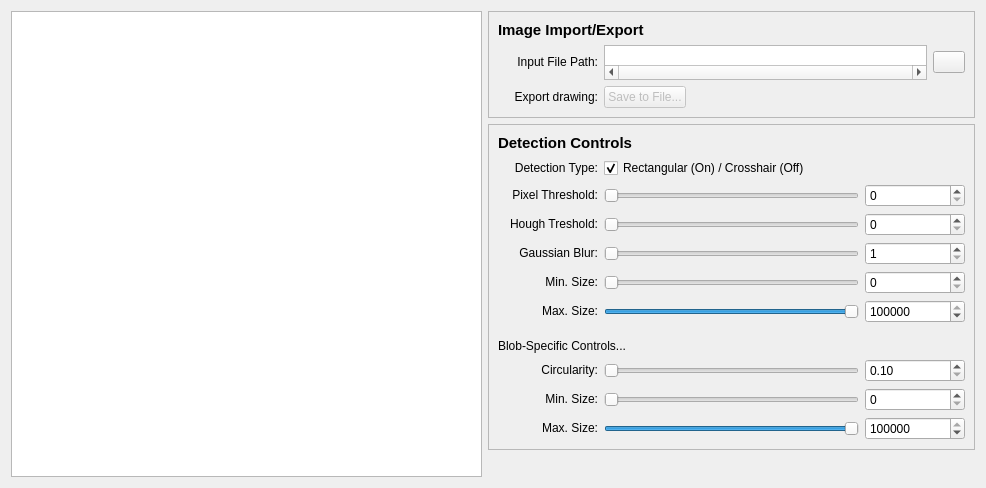
<?xml version="1.0" encoding="UTF-8"?>
<ui version="4.0">
 <class>featureFinder</class>
 <widget class="QWidget" name="featureFinder">
  <property name="geometry">
   <rect>
    <x>0</x>
    <y>0</y>
    <width>982</width>
    <height>488</height>
   </rect>
  </property>
  <property name="sizePolicy">
   <sizepolicy hsizetype="Maximum" vsizetype="Minimum">
    <horstretch>0</horstretch>
    <verstretch>0</verstretch>
   </sizepolicy>
  </property>
  <property name="minimumSize">
   <size>
    <width>0</width>
    <height>0</height>
   </size>
  </property>
  <property name="maximumSize">
   <size>
    <width>16777215</width>
    <height>16777215</height>
   </size>
  </property>
  <property name="windowTitle">
   <string>Feature Finder</string>
  </property>
  <layout class="QGridLayout" name="gridLayout_2">
   <item row="0" column="0" rowspan="3">
    <widget class="QGraphicsView" name="stream_window">
     <property name="sizePolicy">
      <sizepolicy hsizetype="Expanding" vsizetype="Expanding">
       <horstretch>0</horstretch>
       <verstretch>0</verstretch>
      </sizepolicy>
     </property>
     <property name="minimumSize">
      <size>
       <width>471</width>
       <height>411</height>
      </size>
     </property>
     <property name="focusPolicy">
      <enum>Qt::FocusPolicy::NoFocus</enum>
     </property>
    </widget>
   </item>
   <item row="0" column="3">
    <widget class="QFrame" name="image_import_frame">
     <property name="sizePolicy">
      <sizepolicy hsizetype="Minimum" vsizetype="Maximum">
       <horstretch>0</horstretch>
       <verstretch>0</verstretch>
      </sizepolicy>
     </property>
     <property name="maximumSize">
      <size>
       <width>16777215</width>
       <height>125</height>
      </size>
     </property>
     <property name="frameShape">
      <enum>QFrame::Shape::StyledPanel</enum>
     </property>
     <property name="frameShadow">
      <enum>QFrame::Shadow::Raised</enum>
     </property>
     <layout class="QGridLayout" name="gridLayout_4">
      <item row="2" column="0" alignment="Qt::AlignmentFlag::AlignVCenter">
       <widget class="QLabel" name="file_path_label">
        <property name="sizePolicy">
         <sizepolicy hsizetype="Fixed" vsizetype="Minimum">
          <horstretch>0</horstretch>
          <verstretch>0</verstretch>
         </sizepolicy>
        </property>
        <property name="minimumSize">
         <size>
          <width>100</width>
          <height>0</height>
         </size>
        </property>
        <property name="text">
         <string>Input File Path:</string>
        </property>
        <property name="alignment">
         <set>Qt::AlignmentFlag::AlignRight|Qt::AlignmentFlag::AlignTrailing|Qt::AlignmentFlag::AlignVCenter</set>
        </property>
       </widget>
      </item>
      <item row="3" column="0" alignment="Qt::AlignmentFlag::AlignVCenter">
       <widget class="QLabel" name="save_image_label">
        <property name="sizePolicy">
         <sizepolicy hsizetype="Fixed" vsizetype="Minimum">
          <horstretch>0</horstretch>
          <verstretch>0</verstretch>
         </sizepolicy>
        </property>
        <property name="minimumSize">
         <size>
          <width>100</width>
          <height>0</height>
         </size>
        </property>
        <property name="text">
         <string>Export drawing:</string>
        </property>
        <property name="alignment">
         <set>Qt::AlignmentFlag::AlignRight|Qt::AlignmentFlag::AlignTrailing|Qt::AlignmentFlag::AlignVCenter</set>
        </property>
       </widget>
      </item>
      <item row="3" column="1">
       <widget class="QPushButton" name="save_image_button">
        <property name="enabled">
         <bool>false</bool>
        </property>
        <property name="sizePolicy">
         <sizepolicy hsizetype="Maximum" vsizetype="Minimum">
          <horstretch>0</horstretch>
          <verstretch>0</verstretch>
         </sizepolicy>
        </property>
        <property name="toolTip">
         <string>Save the displayed image to provided path</string>
        </property>
        <property name="text">
         <string>Save to File...</string>
        </property>
       </widget>
      </item>
      <item row="2" column="1" alignment="Qt::AlignmentFlag::AlignVCenter">
       <widget class="QTextEdit" name="file_path_entry">
        <property name="sizePolicy">
         <sizepolicy hsizetype="Expanding" vsizetype="Maximum">
          <horstretch>0</horstretch>
          <verstretch>0</verstretch>
         </sizepolicy>
        </property>
        <property name="minimumSize">
         <size>
          <width>250</width>
          <height>0</height>
         </size>
        </property>
        <property name="maximumSize">
         <size>
          <width>16777215</width>
          <height>35</height>
         </size>
        </property>
        <property name="toolTip">
         <string>Path to input file </string>
        </property>
        <property name="frameShape">
         <enum>QFrame::Shape::StyledPanel</enum>
        </property>
        <property name="frameShadow">
         <enum>QFrame::Shadow::Plain</enum>
        </property>
        <property name="lineWidth">
         <number>1</number>
        </property>
        <property name="midLineWidth">
         <number>0</number>
        </property>
        <property name="verticalScrollBarPolicy">
         <enum>Qt::ScrollBarPolicy::ScrollBarAlwaysOff</enum>
        </property>
        <property name="horizontalScrollBarPolicy">
         <enum>Qt::ScrollBarPolicy::ScrollBarAlwaysOn</enum>
        </property>
        <property name="lineWrapMode">
         <enum>QTextEdit::LineWrapMode::NoWrap</enum>
        </property>
       </widget>
      </item>
      <item row="2" column="2" alignment="Qt::AlignmentFlag::AlignHCenter|Qt::AlignmentFlag::AlignVCenter">
       <widget class="QPushButton" name="file_path_browse_button">
        <property name="sizePolicy">
         <sizepolicy hsizetype="Maximum" vsizetype="Maximum">
          <horstretch>0</horstretch>
          <verstretch>0</verstretch>
         </sizepolicy>
        </property>
        <property name="minimumSize">
         <size>
          <width>0</width>
          <height>0</height>
         </size>
        </property>
        <property name="maximumSize">
         <size>
          <width>32</width>
          <height>16777215</height>
         </size>
        </property>
        <property name="toolTip">
         <string>Path browser for input file </string>
        </property>
        <property name="autoFillBackground">
         <bool>false</bool>
        </property>
        <property name="text">
         <string/>
        </property>
        <property name="icon">
         <iconset theme="QIcon::ThemeIcon::FolderOpen"/>
        </property>
        <property name="iconSize">
         <size>
          <width>16</width>
          <height>16</height>
         </size>
        </property>
       </widget>
      </item>
      <item row="1" column="0" colspan="3">
       <widget class="QLabel" name="image_paths_header">
        <property name="sizePolicy">
         <sizepolicy hsizetype="Minimum" vsizetype="Minimum">
          <horstretch>0</horstretch>
          <verstretch>0</verstretch>
         </sizepolicy>
        </property>
        <property name="font">
         <font>
          <pointsize>11</pointsize>
          <bold>true</bold>
         </font>
        </property>
        <property name="text">
         <string>Image Import/Export</string>
        </property>
        <property name="alignment">
         <set>Qt::AlignmentFlag::AlignLeading|Qt::AlignmentFlag::AlignLeft|Qt::AlignmentFlag::AlignVCenter</set>
        </property>
       </widget>
      </item>
     </layout>
    </widget>
   </item>
   <item row="1" column="3">
    <widget class="QFrame" name="controls_frame">
     <property name="sizePolicy">
      <sizepolicy hsizetype="Minimum" vsizetype="Minimum">
       <horstretch>0</horstretch>
       <verstretch>0</verstretch>
      </sizepolicy>
     </property>
     <property name="minimumSize">
      <size>
       <width>0</width>
       <height>0</height>
      </size>
     </property>
     <property name="frameShape">
      <enum>QFrame::Shape::StyledPanel</enum>
     </property>
     <property name="frameShadow">
      <enum>QFrame::Shadow::Raised</enum>
     </property>
     <layout class="QGridLayout" name="gridLayout_3">
      <item row="6" column="1" alignment="Qt::AlignmentFlag::AlignVCenter">
       <widget class="QSlider" name="feature_max_size_slider">
        <property name="sizePolicy">
         <sizepolicy hsizetype="Expanding" vsizetype="Minimum">
          <horstretch>0</horstretch>
          <verstretch>0</verstretch>
         </sizepolicy>
        </property>
        <property name="minimumSize">
         <size>
          <width>250</width>
          <height>0</height>
         </size>
        </property>
        <property name="toolTip">
         <string/>
        </property>
        <property name="maximum">
         <number>100000</number>
        </property>
        <property name="singleStep">
         <number>100</number>
        </property>
        <property name="value">
         <number>100000</number>
        </property>
        <property name="orientation">
         <enum>Qt::Orientation::Horizontal</enum>
        </property>
       </widget>
      </item>
      <item row="10" column="1" alignment="Qt::AlignmentFlag::AlignVCenter">
       <widget class="QSlider" name="blob_min_size_slider">
        <property name="sizePolicy">
         <sizepolicy hsizetype="Expanding" vsizetype="Minimum">
          <horstretch>0</horstretch>
          <verstretch>0</verstretch>
         </sizepolicy>
        </property>
        <property name="minimumSize">
         <size>
          <width>250</width>
          <height>0</height>
         </size>
        </property>
        <property name="maximum">
         <number>100000</number>
        </property>
        <property name="singleStep">
         <number>100</number>
        </property>
        <property name="orientation">
         <enum>Qt::Orientation::Horizontal</enum>
        </property>
       </widget>
      </item>
      <item row="6" column="0" alignment="Qt::AlignmentFlag::AlignVCenter">
       <widget class="QLabel" name="feature_max_size_label">
        <property name="sizePolicy">
         <sizepolicy hsizetype="Fixed" vsizetype="Minimum">
          <horstretch>0</horstretch>
          <verstretch>0</verstretch>
         </sizepolicy>
        </property>
        <property name="minimumSize">
         <size>
          <width>100</width>
          <height>0</height>
         </size>
        </property>
        <property name="text">
         <string>Max. Size:</string>
        </property>
        <property name="alignment">
         <set>Qt::AlignmentFlag::AlignRight|Qt::AlignmentFlag::AlignTrailing|Qt::AlignmentFlag::AlignVCenter</set>
        </property>
       </widget>
      </item>
      <item row="8" column="0" colspan="3">
       <widget class="QLabel" name="blob_subheader_label">
        <property name="sizePolicy">
         <sizepolicy hsizetype="Maximum" vsizetype="Fixed">
          <horstretch>0</horstretch>
          <verstretch>0</verstretch>
         </sizepolicy>
        </property>
        <property name="font">
         <font>
          <pointsize>9</pointsize>
          <bold>false</bold>
         </font>
        </property>
        <property name="text">
         <string>Blob-Specific Controls...</string>
        </property>
        <property name="alignment">
         <set>Qt::AlignmentFlag::AlignLeading|Qt::AlignmentFlag::AlignLeft|Qt::AlignmentFlag::AlignVCenter</set>
        </property>
       </widget>
      </item>
      <item row="1" column="0" alignment="Qt::AlignmentFlag::AlignVCenter">
       <widget class="QLabel" name="rect_detection_label">
        <property name="sizePolicy">
         <sizepolicy hsizetype="Fixed" vsizetype="Minimum">
          <horstretch>0</horstretch>
          <verstretch>0</verstretch>
         </sizepolicy>
        </property>
        <property name="minimumSize">
         <size>
          <width>100</width>
          <height>0</height>
         </size>
        </property>
        <property name="text">
         <string>Detection Type:</string>
        </property>
        <property name="alignment">
         <set>Qt::AlignmentFlag::AlignRight|Qt::AlignmentFlag::AlignTrailing|Qt::AlignmentFlag::AlignVCenter</set>
        </property>
       </widget>
      </item>
      <item row="6" column="2" alignment="Qt::AlignmentFlag::AlignVCenter">
       <widget class="QSpinBox" name="feature_max_size_spin">
        <property name="sizePolicy">
         <sizepolicy hsizetype="Fixed" vsizetype="Minimum">
          <horstretch>0</horstretch>
          <verstretch>0</verstretch>
         </sizepolicy>
        </property>
        <property name="minimumSize">
         <size>
          <width>100</width>
          <height>0</height>
         </size>
        </property>
        <property name="maximum">
         <number>100000</number>
        </property>
        <property name="singleStep">
         <number>100</number>
        </property>
        <property name="value">
         <number>100000</number>
        </property>
       </widget>
      </item>
      <item row="10" column="2" alignment="Qt::AlignmentFlag::AlignVCenter">
       <widget class="QSpinBox" name="blob_min_size_spin">
        <property name="sizePolicy">
         <sizepolicy hsizetype="Fixed" vsizetype="Minimum">
          <horstretch>0</horstretch>
          <verstretch>0</verstretch>
         </sizepolicy>
        </property>
        <property name="minimumSize">
         <size>
          <width>100</width>
          <height>0</height>
         </size>
        </property>
        <property name="maximum">
         <number>100000</number>
        </property>
        <property name="singleStep">
         <number>100</number>
        </property>
       </widget>
      </item>
      <item row="0" column="0" colspan="3">
       <widget class="QLabel" name="detection_controls_header">
        <property name="sizePolicy">
         <sizepolicy hsizetype="Minimum" vsizetype="Minimum">
          <horstretch>0</horstretch>
          <verstretch>0</verstretch>
         </sizepolicy>
        </property>
        <property name="font">
         <font>
          <pointsize>11</pointsize>
          <bold>true</bold>
         </font>
        </property>
        <property name="text">
         <string>Detection Controls</string>
        </property>
        <property name="alignment">
         <set>Qt::AlignmentFlag::AlignLeading|Qt::AlignmentFlag::AlignLeft|Qt::AlignmentFlag::AlignVCenter</set>
        </property>
       </widget>
      </item>
      <item row="11" column="0" alignment="Qt::AlignmentFlag::AlignVCenter">
       <widget class="QLabel" name="blob_max_size_label">
        <property name="sizePolicy">
         <sizepolicy hsizetype="Fixed" vsizetype="Minimum">
          <horstretch>0</horstretch>
          <verstretch>0</verstretch>
         </sizepolicy>
        </property>
        <property name="minimumSize">
         <size>
          <width>100</width>
          <height>0</height>
         </size>
        </property>
        <property name="text">
         <string>Max. Size:</string>
        </property>
        <property name="alignment">
         <set>Qt::AlignmentFlag::AlignRight|Qt::AlignmentFlag::AlignTrailing|Qt::AlignmentFlag::AlignVCenter</set>
        </property>
       </widget>
      </item>
      <item row="9" column="1" alignment="Qt::AlignmentFlag::AlignVCenter">
       <widget class="QSlider" name="circularity_slider">
        <property name="sizePolicy">
         <sizepolicy hsizetype="Expanding" vsizetype="Minimum">
          <horstretch>0</horstretch>
          <verstretch>0</verstretch>
         </sizepolicy>
        </property>
        <property name="minimumSize">
         <size>
          <width>250</width>
          <height>0</height>
         </size>
        </property>
        <property name="toolTip">
         <string>The closer to 1, the more &quot;perfect&quot; the circle is</string>
        </property>
        <property name="minimum">
         <number>10</number>
        </property>
        <property name="maximum">
         <number>100</number>
        </property>
        <property name="singleStep">
         <number>1</number>
        </property>
        <property name="orientation">
         <enum>Qt::Orientation::Horizontal</enum>
        </property>
        <property name="tickPosition">
         <enum>QSlider::TickPosition::NoTicks</enum>
        </property>
        <property name="tickInterval">
         <number>0</number>
        </property>
       </widget>
      </item>
      <item row="11" column="1" alignment="Qt::AlignmentFlag::AlignVCenter">
       <widget class="QSlider" name="blob_max_size_slider">
        <property name="sizePolicy">
         <sizepolicy hsizetype="Expanding" vsizetype="Minimum">
          <horstretch>0</horstretch>
          <verstretch>0</verstretch>
         </sizepolicy>
        </property>
        <property name="minimumSize">
         <size>
          <width>250</width>
          <height>0</height>
         </size>
        </property>
        <property name="maximum">
         <number>100000</number>
        </property>
        <property name="singleStep">
         <number>100</number>
        </property>
        <property name="value">
         <number>100000</number>
        </property>
        <property name="orientation">
         <enum>Qt::Orientation::Horizontal</enum>
        </property>
       </widget>
      </item>
      <item row="4" column="2" alignment="Qt::AlignmentFlag::AlignVCenter">
       <widget class="QSpinBox" name="gauss_blur_spin">
        <property name="sizePolicy">
         <sizepolicy hsizetype="Fixed" vsizetype="Minimum">
          <horstretch>0</horstretch>
          <verstretch>0</verstretch>
         </sizepolicy>
        </property>
        <property name="minimumSize">
         <size>
          <width>100</width>
          <height>0</height>
         </size>
        </property>
        <property name="toolTip">
         <string>Gaussian blur kernel size</string>
        </property>
        <property name="minimum">
         <number>1</number>
        </property>
        <property name="maximum">
         <number>200</number>
        </property>
        <property name="singleStep">
         <number>1</number>
        </property>
       </widget>
      </item>
      <item row="5" column="2" alignment="Qt::AlignmentFlag::AlignVCenter">
       <widget class="QSpinBox" name="feature_min_size_spin">
        <property name="sizePolicy">
         <sizepolicy hsizetype="Fixed" vsizetype="Minimum">
          <horstretch>0</horstretch>
          <verstretch>0</verstretch>
         </sizepolicy>
        </property>
        <property name="minimumSize">
         <size>
          <width>100</width>
          <height>0</height>
         </size>
        </property>
        <property name="maximum">
         <number>100000</number>
        </property>
        <property name="singleStep">
         <number>100</number>
        </property>
       </widget>
      </item>
      <item row="4" column="0" alignment="Qt::AlignmentFlag::AlignVCenter">
       <widget class="QLabel" name="gauss_blur_label">
        <property name="sizePolicy">
         <sizepolicy hsizetype="Fixed" vsizetype="Minimum">
          <horstretch>0</horstretch>
          <verstretch>0</verstretch>
         </sizepolicy>
        </property>
        <property name="minimumSize">
         <size>
          <width>100</width>
          <height>0</height>
         </size>
        </property>
        <property name="text">
         <string>Gaussian Blur:</string>
        </property>
        <property name="alignment">
         <set>Qt::AlignmentFlag::AlignRight|Qt::AlignmentFlag::AlignTrailing|Qt::AlignmentFlag::AlignVCenter</set>
        </property>
       </widget>
      </item>
      <item row="2" column="0" alignment="Qt::AlignmentFlag::AlignVCenter">
       <widget class="QLabel" name="pixel_threshold_label">
        <property name="sizePolicy">
         <sizepolicy hsizetype="Fixed" vsizetype="Minimum">
          <horstretch>0</horstretch>
          <verstretch>0</verstretch>
         </sizepolicy>
        </property>
        <property name="minimumSize">
         <size>
          <width>100</width>
          <height>0</height>
         </size>
        </property>
        <property name="text">
         <string>Pixel Threshold:</string>
        </property>
        <property name="alignment">
         <set>Qt::AlignmentFlag::AlignRight|Qt::AlignmentFlag::AlignTrailing|Qt::AlignmentFlag::AlignVCenter</set>
        </property>
       </widget>
      </item>
      <item row="5" column="1" alignment="Qt::AlignmentFlag::AlignVCenter">
       <widget class="QSlider" name="feature_min_size_slider">
        <property name="sizePolicy">
         <sizepolicy hsizetype="Expanding" vsizetype="Minimum">
          <horstretch>0</horstretch>
          <verstretch>0</verstretch>
         </sizepolicy>
        </property>
        <property name="minimumSize">
         <size>
          <width>255</width>
          <height>0</height>
         </size>
        </property>
        <property name="toolTip">
         <string/>
        </property>
        <property name="maximum">
         <number>100000</number>
        </property>
        <property name="singleStep">
         <number>100</number>
        </property>
        <property name="orientation">
         <enum>Qt::Orientation::Horizontal</enum>
        </property>
       </widget>
      </item>
      <item row="4" column="1" alignment="Qt::AlignmentFlag::AlignVCenter">
       <widget class="QSlider" name="gauss_blur_slider">
        <property name="sizePolicy">
         <sizepolicy hsizetype="Expanding" vsizetype="Minimum">
          <horstretch>0</horstretch>
          <verstretch>0</verstretch>
         </sizepolicy>
        </property>
        <property name="minimumSize">
         <size>
          <width>255</width>
          <height>0</height>
         </size>
        </property>
        <property name="toolTip">
         <string/>
        </property>
        <property name="minimum">
         <number>1</number>
        </property>
        <property name="maximum">
         <number>200</number>
        </property>
        <property name="singleStep">
         <number>1</number>
        </property>
        <property name="value">
         <number>1</number>
        </property>
        <property name="orientation">
         <enum>Qt::Orientation::Horizontal</enum>
        </property>
        <property name="tickPosition">
         <enum>QSlider::TickPosition::NoTicks</enum>
        </property>
        <property name="tickInterval">
         <number>0</number>
        </property>
       </widget>
      </item>
      <item row="9" column="2" alignment="Qt::AlignmentFlag::AlignVCenter">
       <widget class="QDoubleSpinBox" name="circularity_spin">
        <property name="sizePolicy">
         <sizepolicy hsizetype="Fixed" vsizetype="Minimum">
          <horstretch>0</horstretch>
          <verstretch>0</verstretch>
         </sizepolicy>
        </property>
        <property name="minimumSize">
         <size>
          <width>100</width>
          <height>0</height>
         </size>
        </property>
        <property name="toolTip">
         <string>The closer to 1, the more &quot;perfect&quot; the circle is</string>
        </property>
        <property name="minimum">
         <double>0.100000000000000</double>
        </property>
        <property name="maximum">
         <double>1.000000000000000</double>
        </property>
        <property name="singleStep">
         <double>0.100000000000000</double>
        </property>
       </widget>
      </item>
      <item row="1" column="1" alignment="Qt::AlignmentFlag::AlignVCenter">
       <widget class="QCheckBox" name="crosshair_detection_check">
        <property name="sizePolicy">
         <sizepolicy hsizetype="Expanding" vsizetype="Minimum">
          <horstretch>0</horstretch>
          <verstretch>0</verstretch>
         </sizepolicy>
        </property>
        <property name="toolTip">
         <string/>
        </property>
        <property name="text">
         <string>Rectangular (On) / Crosshair (Off)</string>
        </property>
        <property name="checked">
         <bool>true</bool>
        </property>
       </widget>
      </item>
      <item row="2" column="2" alignment="Qt::AlignmentFlag::AlignVCenter">
       <widget class="QSpinBox" name="pixel_threshold_spin">
        <property name="sizePolicy">
         <sizepolicy hsizetype="Minimum" vsizetype="Minimum">
          <horstretch>0</horstretch>
          <verstretch>0</verstretch>
         </sizepolicy>
        </property>
        <property name="minimumSize">
         <size>
          <width>100</width>
          <height>0</height>
         </size>
        </property>
        <property name="toolTip">
         <string>Threshold value for edge detection</string>
        </property>
        <property name="maximum">
         <number>255</number>
        </property>
        <property name="singleStep">
         <number>1</number>
        </property>
       </widget>
      </item>
      <item row="11" column="2" alignment="Qt::AlignmentFlag::AlignVCenter">
       <widget class="QSpinBox" name="blob_max_size_spin">
        <property name="sizePolicy">
         <sizepolicy hsizetype="Fixed" vsizetype="Minimum">
          <horstretch>0</horstretch>
          <verstretch>0</verstretch>
         </sizepolicy>
        </property>
        <property name="minimumSize">
         <size>
          <width>100</width>
          <height>0</height>
         </size>
        </property>
        <property name="maximum">
         <number>100000</number>
        </property>
        <property name="singleStep">
         <number>100</number>
        </property>
        <property name="value">
         <number>100000</number>
        </property>
       </widget>
      </item>
      <item row="9" column="0" alignment="Qt::AlignmentFlag::AlignVCenter">
       <widget class="QLabel" name="circularity_label">
        <property name="sizePolicy">
         <sizepolicy hsizetype="Fixed" vsizetype="Minimum">
          <horstretch>0</horstretch>
          <verstretch>0</verstretch>
         </sizepolicy>
        </property>
        <property name="minimumSize">
         <size>
          <width>100</width>
          <height>0</height>
         </size>
        </property>
        <property name="text">
         <string>Circularity:</string>
        </property>
        <property name="alignment">
         <set>Qt::AlignmentFlag::AlignRight|Qt::AlignmentFlag::AlignTrailing|Qt::AlignmentFlag::AlignVCenter</set>
        </property>
       </widget>
      </item>
      <item row="7" column="1">
       <spacer name="verticalSpacer">
        <property name="orientation">
         <enum>Qt::Orientation::Vertical</enum>
        </property>
        <property name="sizeType">
         <enum>QSizePolicy::Policy::Fixed</enum>
        </property>
        <property name="sizeHint" stdset="0">
         <size>
          <width>20</width>
          <height>10</height>
         </size>
        </property>
       </spacer>
      </item>
      <item row="5" column="0" alignment="Qt::AlignmentFlag::AlignVCenter">
       <widget class="QLabel" name="feature_min_size_label">
        <property name="sizePolicy">
         <sizepolicy hsizetype="Fixed" vsizetype="Minimum">
          <horstretch>0</horstretch>
          <verstretch>0</verstretch>
         </sizepolicy>
        </property>
        <property name="minimumSize">
         <size>
          <width>100</width>
          <height>0</height>
         </size>
        </property>
        <property name="text">
         <string>Min. Size:</string>
        </property>
        <property name="alignment">
         <set>Qt::AlignmentFlag::AlignRight|Qt::AlignmentFlag::AlignTrailing|Qt::AlignmentFlag::AlignVCenter</set>
        </property>
       </widget>
      </item>
      <item row="2" column="1" alignment="Qt::AlignmentFlag::AlignVCenter">
       <widget class="QSlider" name="pixel_threshold_slider">
        <property name="sizePolicy">
         <sizepolicy hsizetype="Expanding" vsizetype="Minimum">
          <horstretch>0</horstretch>
          <verstretch>0</verstretch>
         </sizepolicy>
        </property>
        <property name="minimumSize">
         <size>
          <width>255</width>
          <height>0</height>
         </size>
        </property>
        <property name="toolTip">
         <string/>
        </property>
        <property name="maximum">
         <number>255</number>
        </property>
        <property name="singleStep">
         <number>1</number>
        </property>
        <property name="orientation">
         <enum>Qt::Orientation::Horizontal</enum>
        </property>
        <property name="tickPosition">
         <enum>QSlider::TickPosition::NoTicks</enum>
        </property>
        <property name="tickInterval">
         <number>0</number>
        </property>
       </widget>
      </item>
      <item row="10" column="0" alignment="Qt::AlignmentFlag::AlignVCenter">
       <widget class="QLabel" name="blob_min_size_label">
        <property name="sizePolicy">
         <sizepolicy hsizetype="Fixed" vsizetype="Minimum">
          <horstretch>0</horstretch>
          <verstretch>0</verstretch>
         </sizepolicy>
        </property>
        <property name="minimumSize">
         <size>
          <width>100</width>
          <height>0</height>
         </size>
        </property>
        <property name="text">
         <string>Min. Size:</string>
        </property>
        <property name="alignment">
         <set>Qt::AlignmentFlag::AlignRight|Qt::AlignmentFlag::AlignTrailing|Qt::AlignmentFlag::AlignVCenter</set>
        </property>
       </widget>
      </item>
      <item row="3" column="0" alignment="Qt::AlignmentFlag::AlignVCenter">
       <widget class="QLabel" name="hough_threshold_label">
        <property name="sizePolicy">
         <sizepolicy hsizetype="Fixed" vsizetype="Minimum">
          <horstretch>0</horstretch>
          <verstretch>0</verstretch>
         </sizepolicy>
        </property>
        <property name="minimumSize">
         <size>
          <width>100</width>
          <height>0</height>
         </size>
        </property>
        <property name="text">
         <string>Hough Treshold:</string>
        </property>
        <property name="alignment">
         <set>Qt::AlignmentFlag::AlignRight|Qt::AlignmentFlag::AlignTrailing|Qt::AlignmentFlag::AlignVCenter</set>
        </property>
       </widget>
      </item>
      <item row="3" column="1" alignment="Qt::AlignmentFlag::AlignVCenter">
       <widget class="QSlider" name="hough_threshold_slider">
        <property name="sizePolicy">
         <sizepolicy hsizetype="Expanding" vsizetype="Minimum">
          <horstretch>0</horstretch>
          <verstretch>0</verstretch>
         </sizepolicy>
        </property>
        <property name="minimumSize">
         <size>
          <width>255</width>
          <height>0</height>
         </size>
        </property>
        <property name="maximum">
         <number>255</number>
        </property>
        <property name="orientation">
         <enum>Qt::Orientation::Horizontal</enum>
        </property>
       </widget>
      </item>
      <item row="3" column="2" alignment="Qt::AlignmentFlag::AlignVCenter">
       <widget class="QSpinBox" name="hough_threshold_spin">
        <property name="sizePolicy">
         <sizepolicy hsizetype="Minimum" vsizetype="Minimum">
          <horstretch>0</horstretch>
          <verstretch>0</verstretch>
         </sizepolicy>
        </property>
        <property name="minimumSize">
         <size>
          <width>100</width>
          <height>0</height>
         </size>
        </property>
        <property name="maximum">
         <number>255</number>
        </property>
       </widget>
      </item>
     </layout>
    </widget>
   </item>
  </layout>
 </widget>
 <resources/>
 <connections/>
</ui>
